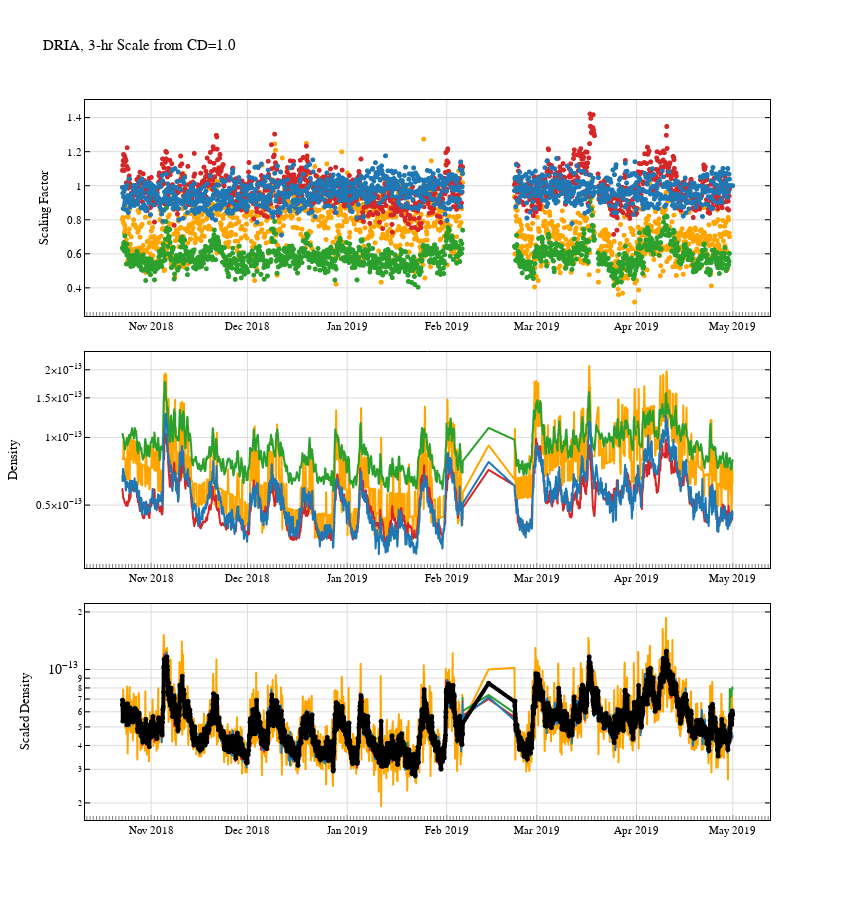

Notebook cell for this chart:
### Code cell
%load_ext autoreload
%autoreload 2


def PLOT_resids(fig,  den_dict, model_dict, _model_name_):
    
    SHOW_alldata = True
    
    model_m1 = _model_name_[3:]
#     print('model_m1', model_m1)

    fig.add_trace(go.Scattergl(x=pd.to_datetime(model_dict['ScalingFactor_times'])-pd.to_timedelta(scale_cadence/2, 'h'),
                           y=model_dict['ScalingFactors'],
                           name= model,
                           mode='markers',
                           opacity=1,
                           marker=dict(color=coldict[model_m1], size=5),
#                                marker=dict(color=coldict[model_m1], 
#                                            size=6,
#                                            symbol='line-ew',
#                                            line = dict(color = coldict[model_m1], width=3)), #symbol='diamond-wide'),
#                            line = dict(shape = 'hvh',dash ='dash', color = coldict[model_m1], width=1),
                           showlegend=False),
                           secondary_y=False,row=1, col=1)

    
    
    time_avg,dscale_avg = orbit_avg_generic(den_dict['dates'], den_dict['denscaled'], den_dict['lat'])
    ## -----------------------------------------------------------------------------------------------------
    ##     Orbit Averaged Density
    fig.add_trace(go.Scattergl(x=time_avg,
                               y=dscale_avg,
                               ### name= model_m1,
                               mode='markers+lines',
                               opacity=1,
                                   marker=dict(color=coldict[model_m1],size=2),
                                   line = dict(dash ='solid', color = coldict[model_m1], width=2),
                               showlegend=False), row=3, col=1)
#     fig.add_trace(go.Scattergl(x=den_dict['dates'],
#                                y=den_dict['denscaled'],
#                                ### name= model_m1,
#                                mode='markers+lines',
#                                opacity=1,
#                                    marker=dict(color=coldict[model_m1],size=2),
#                                    line = dict(dash ='solid', color = coldict[model_m1], width=2),
#                                showlegend=False), row=3, col=1)

    
    
    
    
    time_avg,d_avg = orbit_avg_generic(den_dict['dates'], den_dict['dens'], den_dict['lat'])
    ### -----------------------------------------------------------------------------------------------------
    ###     Orbit Averaged Density
#     fig.add_trace(go.Scattergl(x=den_dict['dates'], #time_avg,
#                                y=den_dict['dens'], #d_avg,
#                                ### name= model_m1,
#                                mode='markers+lines',
#                                opacity=1,
#                                    marker=dict(color=coldict[model_m1],size=1),
#                                    line = dict(dash ='solid', color = coldict[model_m1], width=2),
#                                showlegend=False), row=2, col=1)

    ###     Orbit Averaged Density
    fig.add_trace(go.Scattergl(x=time_avg,
                               y=d_avg,
                               ### name= model_m1,
                               mode='markers+lines',
                               opacity=1,
                                   marker=dict(color= coldict[model_m1],size=2),
                                   line = dict(dash ='solid', color = coldict[model_m1], width=2),
                               showlegend=False), row=2, col=1)
    
    
#                 time_avg,CD_avg, area_avg_rolling, CD_std = orb_avg_param(obj_m1.__dict__['DragFile'], arc_string, 'TOTAREA')
#                 fig.add_trace(go.Scattergl(x=time_avg,
#                                            y=area_avg_rolling,
#     #                                          name= plot_name+arc,
#                                              mode='markers+lines',
#                                              opacity=1,
#                                              marker=dict(color=col,size=2,),
#                                              line = dict(shape='hvh', dash ='solid', color = col, width=3),
#                                              showlegend=False, ),
#                                              secondary_y=False,
#                                              row=3, col=1,
#                                          )



        

        
    return(fig)







fig  = make_subplots(
    rows=3, cols=1,
    vertical_spacing = 0.05,
    shared_xaxes=True)


for model in run_dict.keys():
#     for imonth,month in enumerate(month_list):
    print('model', model)

    fig = PLOT_resids(fig, models_dens[model], run_dict[model], model)

    
#######################################################
font_dict=dict(family='Arial',size=11,color='black')
## automate the specification of the axes for subplots
rownum, colnum = fig._get_subplot_rows_columns()
for i in rownum:
    if len(rownum)==1:
        L_ticklabel = True
    else:
        if i < len(rownum):
            L_ticklabel = True
        else:
            L_ticklabel = True
    fig.update_xaxes(### LINE at axis border
                      showline=True,
                      showticklabels=L_ticklabel,
#                       tickformat= '%m/%d',
                      linecolor='black',
                      linewidth=1,
                     ### Major ticks
                      ticks='inside',
                      tickfont=font_dict,
                      mirror=True,
#                       tickwidth=2,
#                       ticklen=9,
                      tickcolor='grey',
#                       tick0="2018-11-9" ,
#                       dtick=86400000.0*1,    # milliseconds in a day, every 7 days
                      #### Minor Ticks
                       minor=dict(
                         dtick=86400000.0, # milliseconds in a day
                         tickwidth=1,
                         ticklen=4,
                         tickcolor='grey',
                         ticks='inside'),
                      ### GRID
                       gridcolor='gainsboro',
                       gridwidth=1,
                       layer='above traces',
                       tickangle=0,
                       row=i, col=1)
    fig.update_yaxes(showline=True,      # add line at x=0
                         showticklabels=True,
                         linecolor='black',  # line color
                         linewidth=1,        # line size
                     ticks='inside',     # ticks outside axis
                     tickfont=font_dict, # tick label font
                     mirror='allticks',  # add ticks to top/right axes
                     tickwidth=1,      # tick width
                     tickcolor='black',  # tick color
                     gridcolor='gainsboro',
                     gridwidth=1,
                     layer='above traces',
                     row=i, col=1)

    fig.update_yaxes(title_text="Scaling Factor", 
                     exponentformat= 'power',row=1, col=1)

    fig.update_yaxes(title_text="Density", 
                     type="log", 
                     exponentformat= 'power',row=2, col=1)
    fig.update_yaxes(title_text="Scaled Density", 
                      type="log", 
                     exponentformat= 'power',row=3, col=1)

for month in month_list:

    time_avg,Rho_x = orbit_avg_generic(models_dens[month+'Rho_x']['date'],
                                            models_dens[month+'Rho_x']['Rho_x'],
                                            models_dens[month+'Rho_x']['lat'])

#     time_avg,Rho_std = orbit_avg_generic(models_dens[month+'Rho_x']['date'],
#                                             models_dens[month+'Rho_x']['Rho_std'],
#                                             models_dens[month+'Rho_x']['lat'])


    fig.add_trace(go.Scattergl(x=time_avg,
                               y=Rho_x,
                               ### name= model_m1,
                               mode='markers+lines',
                               opacity=1,
                               marker=dict(color='black',size=5),
                                   line = dict( dash ='solid', color = 'black', width=4),
                               showlegend=False), row=3, col=1)
#     ## ERRROR BARS
#     fig.add_trace(go.Scattergl(x=time_avg,
#                                y=np.array(Rho_x)\
#                                    +np.array(Rho_std),
#                                ### name= model_m1,
#                                mode='lines',
#                                opacity=.8,
#                                    line = dict( dash ='dash', color = 'grey', width=3),
#                                showlegend=False), row=3, col=1)
#     fig.add_trace(go.Scattergl(x=time_avg,
#                                y=np.array(Rho_x)\
#                                   -np.array(Rho_std),
#                                ### name= model_m1,
#                                mode='lines',
#                                opacity=.8,
#                                    line = dict( dash ='dash', color = 'grey', width=3),
#                                showlegend=False), row=3, col=1)

    

    
a='input'
s=settings_gfoC
fig.update_layout(title=f"{s['cd_model'][a]}, {s['hours_between_cd_adj'][a]}-hr Scale from CD={s['cd_value'][a]}", 
                  autosize=False,    width=850,    height=900,
                  legend= {'itemsizing': 'trace'},
                  font=font_dict,
                  plot_bgcolor='white', 
                 )
fig.update_annotations(font_size=16)  # Increase size of subplot title
# fig.show(config=config)
fig.show(config= dict({
                'displayModeBar': False,
                'responsive': True,
                'staticPlot': False,
                'displaylogo': False,
                'showTips': False,
                }),
#          renderer='jpg',
)
